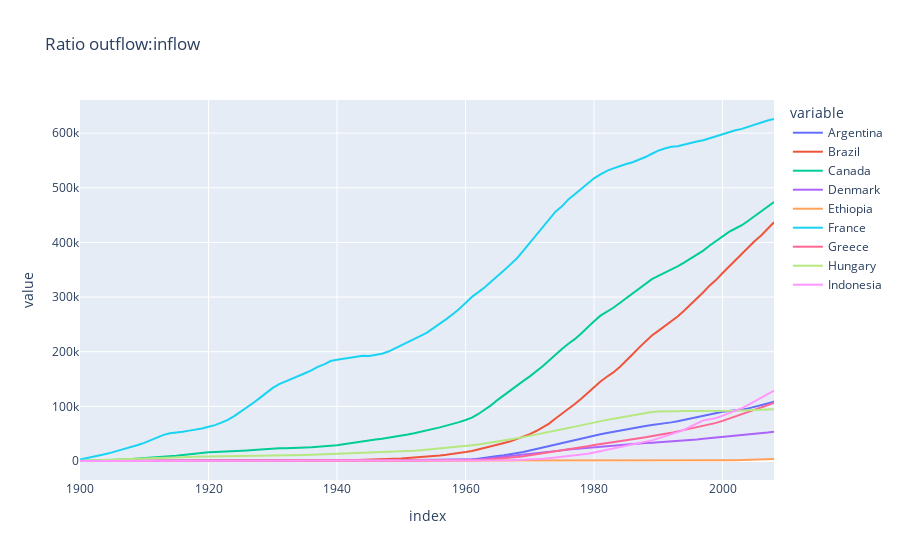

Notebook code for this chart:
### Markdown cell above
We then plot the ratio of outflow over inflow, which is a measure of the stationarity of a stock, and can be interpreted as one indicator for a circular economy.

### Code cell
inflow = dynamic_stock.inflow
outflow = dynamic_stock.outflow
ratio_df = (outflow/inflow).to_df(index=False)
ratio_df = ratio_df.pivot(index='Time', columns='Region')['value']

fig = px.line(ratio_df, title='Ratio outflow:inflow')
fig.show()
